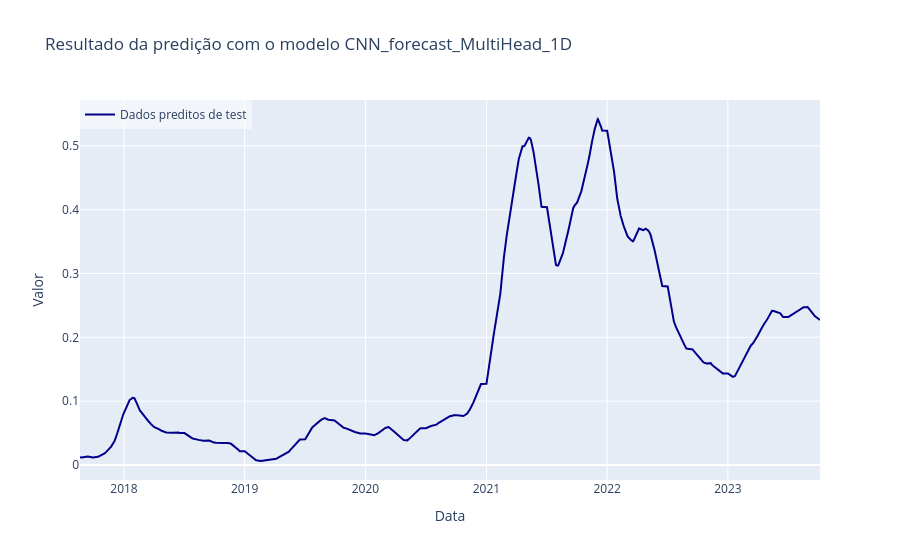

Notebook source saved alongside this figure:
### Code cell
import plotly.graph_objects as go

# Cria um gráfico de linha usando o Plotly
fig = go.Figure()
fig.add_trace(go.Scatter(x=T_train[lookback:], y=X_data_gen_train.features[:,-1,7], mode='lines', name="Dados preditos de test", line=dict(color='darkblue')))

## Adiciona os valores preditos ao gráfico
#colors=['blue', 'yellow', 'violet', 'yellowgreen', 'green']
#for i in range(predictions.shape[1]):
#    fig.add_trace(go.Scatter(x=T_test, y=predictions[:,i], mode='lines', name=f'{list(trained_best_models.keys())[i]}', line=dict(color=colors[i])))

# Configura o layout do gráfico
fig.update_layout(
    title=f'Resultado da predição com o modelo {model_name}',
    xaxis_title='Data',
    yaxis_title='Valor',
    showlegend=True,
    legend=dict(x=0, y=1, bgcolor='rgba(255, 255, 255, 0.5)')
)

# Exibe o gráfico
fig.show()

### Figure 1 — Plotly figure (JSON) as saved in the notebook; plotly's stock layout.template omitted (floating-point values rounded to 4 significant figures; data arrays with more than 128 entries replaced by an {"elided": "..."} marker saying what was removed)
{"data": [{"line": {"color": "darkblue"}, "mode": "lines", "name": "Dados preditos de test", "type": "scatter", "x": {"elided": "12379 str values"}, "y": {"elided": "12379 float values"}}], "layout": {"legend": {"bgcolor": "rgba(255, 255, 255, 0.5)", "x": 0, "y": 1}, "showlegend": true, "title": {"text": "Resultado da predição com o modelo CNN_forecast_MultiHead_1D"}, "xaxis": {"title": {"text": "Data"}}, "yaxis": {"title": {"text": "Valor"}}}}
